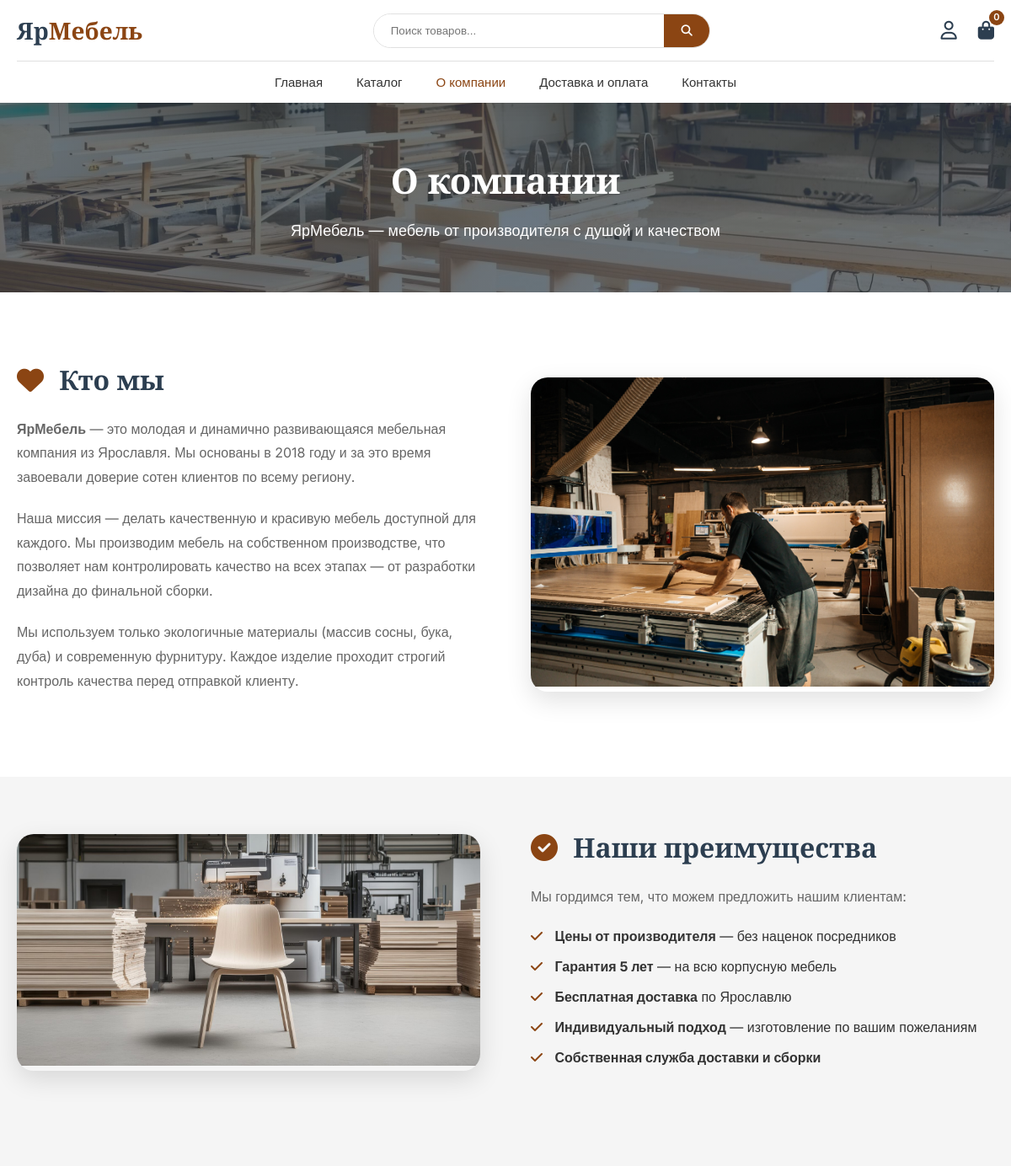
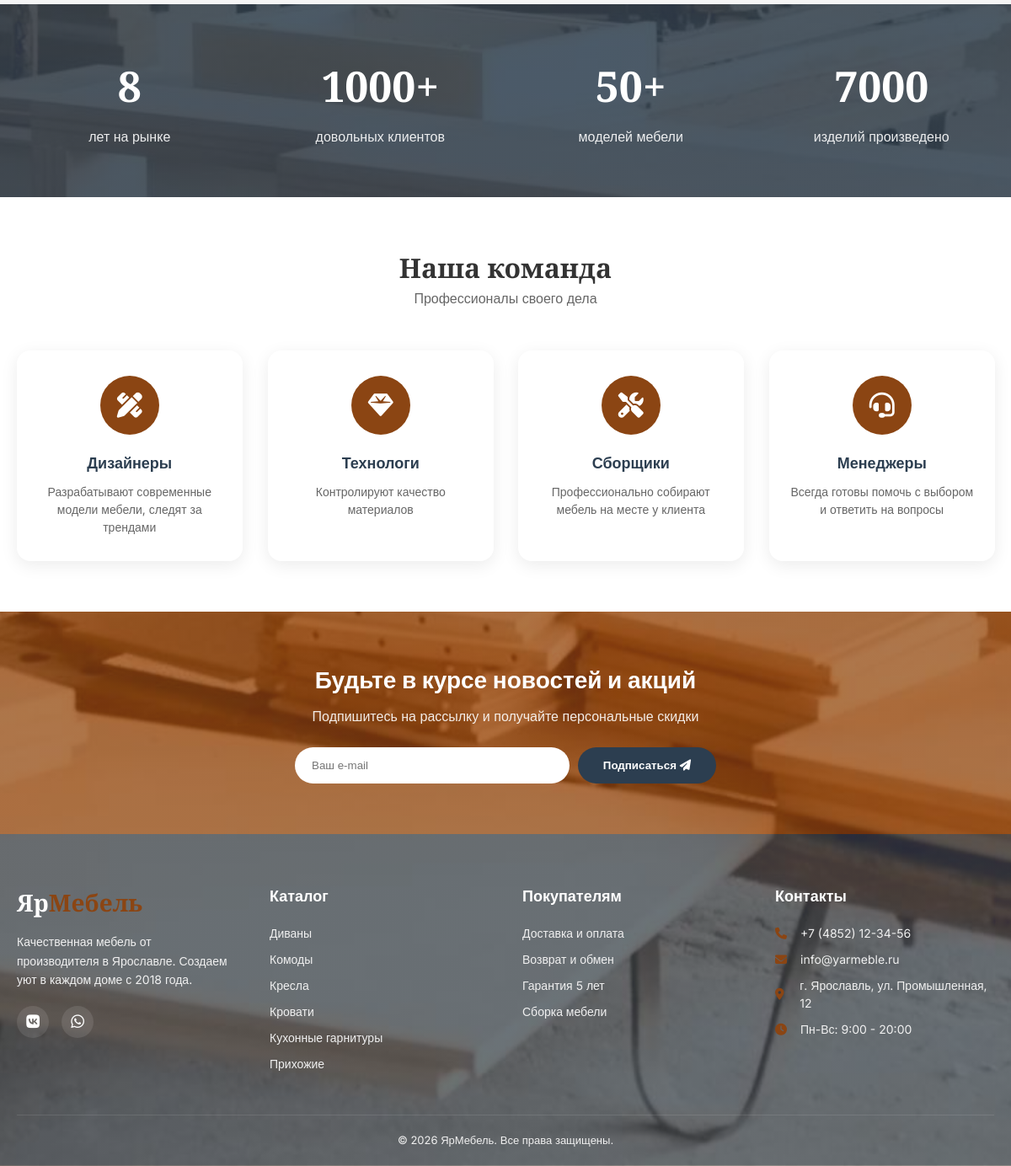
Page /about.php on the committed database (2 pictures, top to bottom).
### tables this page shows
CREATE TABLE `categoriesd` (
  `id` int(10) UNSIGNED NOT NULL,
  `name` varchar(100) NOT NULL,
  `image` varchar(255) DEFAULT NULL
);

### about.php (the view, shortened to what this page needs)
<?php
$host = 'localhost';
$dbname = 'diplom';
$username = 'root';
$password = '';
try {
    $pdo = new PDO("mysql:host=$host;dbname=$dbname;charset=utf8mb4", $username, $password);
    $pdo->setAttribute(PDO::ATTR_ERRMODE, PDO::ERRMODE_EXCEPTION);
    $pdo->setAttribute(PDO::ATTR_DEFAULT_FETCH_MODE, PDO::FETCH_ASSOC);
} catch(PDOException $e) {
    die("Ошибка подключения к базе данных: " . $e->getMessage());
}
?>
<!DOCTYPE html>
<html lang="ru">
<head>
    <link rel="stylesheet" href="https://cdnjs.cloudflare.com/ajax/libs/font-awesome/6.5.1/css/all.min.css">
</head>
<body>
<header class="header">
    <div class="container">
        <div class="header-top">
            <div class="logo">
                <a href="index.php">
                    <span class="logo-text">Яр<span class="logo-accent">Мебель</span></span>
                </a>
            </div>
            <div class="header-search">
                <form action="catalog.php" method="get" class="search-form">
                    <input type="text" name="search" placeholder="Поиск товаров..." class="search-input">
                    <button type="submit" class="search-btn"><i class="fas fa-search"></i></button>
                </form>
            </div>
            <div class="header-actions">
                <a href="profile.php" class="action-icon">
                    <i class="far fa-user"></i>
                </a>
                <a href="cart.php" class="action-icon cart-link">
                    <i class="fas fa-shopping-bag"></i>
                    <span class="cart-count">0</span>
                </a>
            </div>
        </div>
        <nav class="nav-main" id="mainNav">
            <ul>
                <li><a href="index.php">Главная</a></li>
                <li><a href="catalog.php">Каталог</a></li>
                <li><a href="about.php" class="active">О компании</a></li>
                <li><a href="delivery.php">Доставка и оплата</a></li>
                <li><a href="contacts.php">Контакты</a></li>
            </ul>
        </nav>
    </div>
</header>
<section class="page-hero">
    <div class="container">
        <h1 class="animate-up">О компании</h1>
        <p class="animate-up" style="animation-delay: 0.1s;">ЯрМебель — мебель от производителя с душой и качеством</p>
    </div>
</section>
<section class="about-section">
    <div class="container">
        <div class="about-grid">
            <div class="about-text animate-left">
                <h2><i class="fas fa-heart"></i> Кто мы</h2>
                <p><strong>ЯрМебель</strong> — это молодая и динамично развивающаяся мебельная компания из Ярославля. Мы основаны в 2018 году и за это время завоевали доверие сотен клиентов по всему региону.</p>
                <p>Наша миссия — делать качественную и красивую мебель доступной для каждого. Мы производим мебель на собственном производстве, что позволяет нам контролировать качество на всех этапах — от разработки дизайна до финальной сборки.</p>
                <p>Мы используем только экологичные материалы (массив сосны, бука, дуба) и современную фурнитуру. Каждое изделие проходит строгий контроль качества перед отправкой клиенту.</p>
            </div>
            <div class="about-image animate-right">
                <img src="images/4.jpg" alt="Наше производство" onerror="this.src='https://via.placeholder.com/600x400?text=Производство'">
            </div>
        </div>
    </div>
</section>
<section class="features">
    <div class="container">
        <div class="about-grid" style="margin-bottom: 50px;">
            <div class="about-image animate-left">
                <img src="images/3.jpg" alt="Производство" onerror="this.src='https://via.placeholder.com/600x400?text=Производство'">
            </div>
            <div class="about-text animate-right">
                <h2><i class="fas fa-check-circle"></i> Наши преимущества</h2>
                <p>Мы гордимся тем, что можем предложить нашим клиентам:</p>
                <ul style="margin-top: 20px;">
                    <li style="margin-bottom: 12px;"><i class="fas fa-check" style="color: var(--primary); margin-right: 10px;"></i> <strong>Цены от производителя</strong> — без наценок посредников</li>
                    <li style="margin-bottom: 12px;"><i class="fas fa-check" style="color: var(--primary); margin-right: 10px;"></i> <strong>Гарантия 5 лет</strong> — на всю корпусную мебель</li>
                    <li style="margin-bottom: 12px;"><i class="fas fa-check" style="color: var(--primary); margin-right: 10px;"></i> <strong>Бесплатная доставка</strong> по Ярославлю</li>
                    <li style="margin-bottom: 12px;"><i class="fas fa-check" style="color: var(--primary); margin-right: 10px;"></i> <strong>Индивидуальный подход</strong> — изготовление по вашим пожеланиям</li>
                    <li style="margin-bottom: 12px;"><i class="fas fa-check" style="color: var(--primary); margin-right: 10px;"></i> <strong>Собственная служба доставки и сборки</strong></li>
                </ul>
            </div>
        </div>
    </div>
</section>
<section class="stats">
    <div class="container">
        <div class="stats-grid">
            <div class="stat-item animate-up">
                <h3>8</h3>
                <p>лет на рынке</p>
            </div>
            <div class="stat-item animate-up" style="animation-delay: 0.1s;">
                <h3>1000+</h3>
                <p>довольных клиентов</p>
            </div>
            <div class="stat-item animate-up" style="animation-delay: 0.2s;">
                <h3>50+</h3>
                <p>моделей мебели</p>
            </div>
            <div class="stat-item animate-up" style="animation-delay: 0.3s;">
                <h3>7000</h3>
                <p>изделий произведено</p>
            </div>
        </div>
    </div>
</section>
<section class="features" style="background: var(--bg-white);">
    <div class="container">
        <div class="section-header" style="text-align: center; margin-bottom: 50px;">
            <h2 style="font-size: 32px; font-family: 'Playfair Display', serif;">Наша команда</h2>
            <p style="color: var(--text-light);">Профессионалы своего дела</p>
        </div>
        <div class="features-grid">
            <div class="feature-card animate-scale">
                <div class="feature-icon">
                    <i class="fas fa-pencil-ruler"></i>
                </div>
                <h3>Дизайнеры</h3>
                <p>Разрабатывают современные модели мебели, следят за трендами</p>
            </div>
            <div class="feature-card animate-scale" style="animation-delay: 0.1s;">
                <div class="feature-icon">
                    <i class="fas fa-gem"></i>
                </div>
                <h3>Технологи</h3>
                <p>Контролируют качество материалов</p>
            </div>
            <div class="feature-card animate-scale" style="animation-delay: 0.2s;">
                <div class="feature-icon">
                    <i class="fas fa-tools"></i>
                </div>
                <h3>Сборщики</h3>
                <p>Профессионально собирают мебель на месте у клиента</p>
            </div>
            <div class="feature-card animate-scale" style="animation-delay: 0.3s;">
                <div class="feature-icon">
                    <i class="fas fa-headset"></i>
                </div>
                <h3>Менеджеры</h3>
                <p>Всегда готовы помочь с выбором и ответить на вопросы</p>
            </div>
        </div>
    </div>
</section>
<section class="newsletter">
    <div class="container">
        <div class="newsletter-box animate-scale">
            <h3>Будьте в курсе новостей и акций</h3>
            <p>Подпишитесь на рассылку и получайте персональные скидки</p>
            <form class="newsletter-form" method="post">
                <input type="email" name="email" placeholder="Ваш e-mail" required>
                <button type="submit">Подписаться <i class="fas fa-paper-plane"></i></button>
            </form>
        </div>
    </div>
</section>
<footer class="footer">
    <div class="container">
        <div class="footer-grid">
            <div class="footer-col">
                <div class="footer-logo">
                    <span>Яр<span>Мебель</span></span>
                </div>
                <p>Качественная мебель от производителя в Ярославле. Создаем уют в каждом доме с 2018 года.</p>
                <div class="footer-social">
                    <a href="#"><i class="fab fa-vk"></i></a>
                    <a href="#"><i class="fab fa-whatsapp"></i></a>
                </div>
            </div>
            <div class="footer-col">
                <h4>Каталог</h4>
                <ul>
                    <?php
                    $stmt = $pdo->query("SELECT id, name FROM categoriesD ORDER BY name LIMIT 6");
                    while($cat = $stmt->fetch()):
                    ?>
                        <li><a href="catalog.php?category=<?php echo $cat['id']; ?>"><?php echo htmlspecialchars($cat['name']); ?></a></li>
                    <?php endwhile; ?>
                </ul>
            </div>
            <div class="footer-col">
                <h4>Покупателям</h4>
                <ul>
                    <li><a href="delivery.php">Доставка и оплата</a></li>
                    <li><a href="delivery.php">Возврат и обмен</a></li>
                    <li><a href="delivery.php">Гарантия 5 лет</a></li>
                    <li><a href="delivery.php">Сборка мебели</a></li>
                </ul>
            </div>
            <div class="footer-col">
                <h4>Контакты</h4>
                <ul class="footer-contacts">
                    <li><i class="fas fa-phone"></i> <a href="tel:+74852212345">+7 (4852) 12-34-56</a></li>
                    <li><i class="fas fa-envelope"></i> <a href="mailto:info@yarmeble.ru">info@yarmeble.ru</a></li>
                    <li><i class="fas fa-map-marker-alt"></i> г. Ярославль, ул. Промышленная, 12</li>
                    <li><i class="fas fa-clock"></i> Пн-Вс: 9:00 - 20:00</li>
                </ul>
            </div>
        </div>
        <div class="footer-bottom">
            <p>&copy; 2026 ЯрМебель. Все права защищены.</p>
        </div>
    </div>
</footer>
</body>
</html>

### rows in the picture
categoriesd: name "Диваны"
categoriesd: name "Комоды"
categoriesd: name "Кресла"
categoriesd: name "Кровати"
categoriesd: name "Кухонные гарнитуры"
categoriesd: name "Прихожие"
